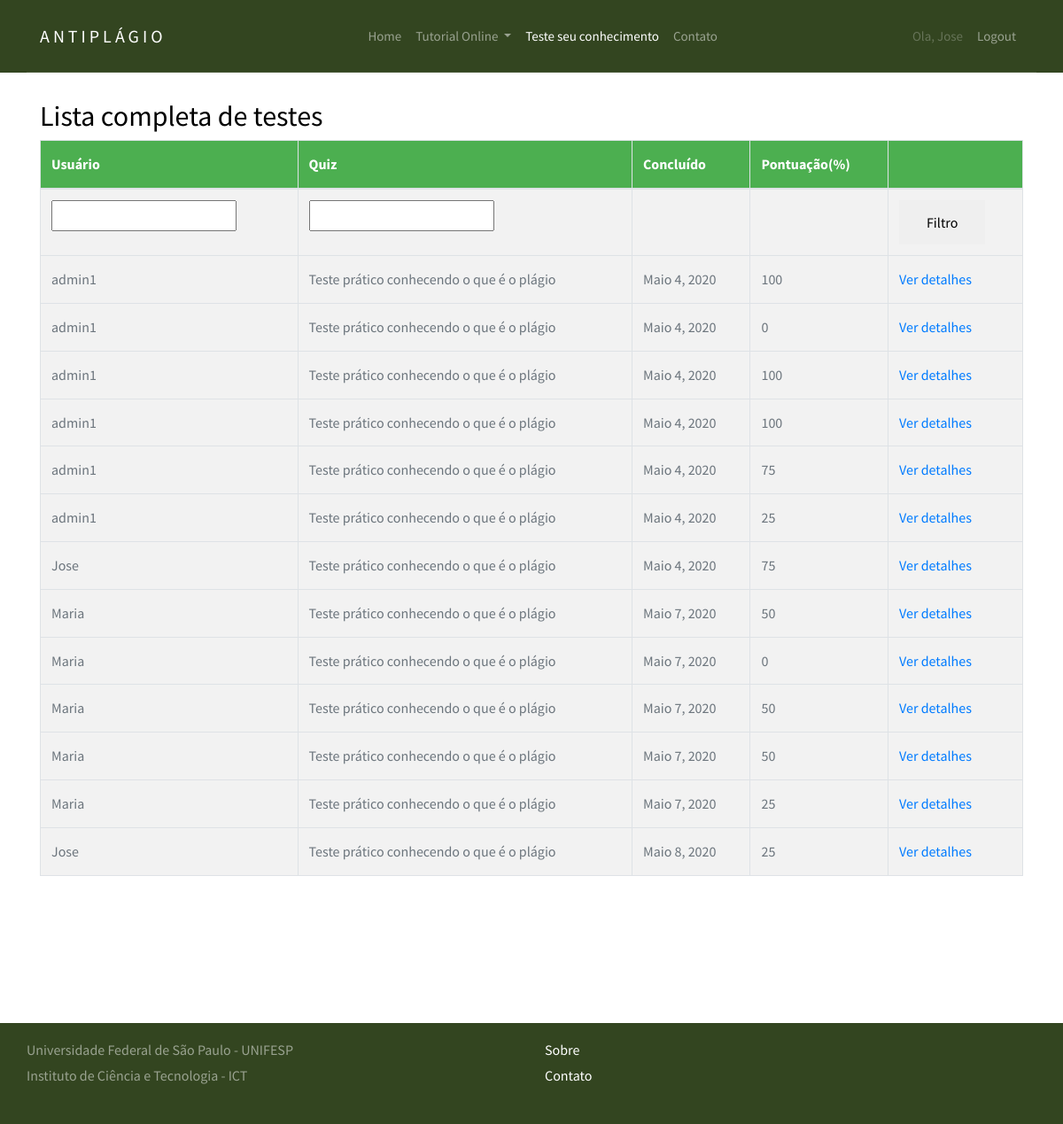
/quiz/marking/ (signed in), run on the app's committed database.
### django_quiz/quiz/models.py (models this page shows, shortened)
class Sitting(models.Model):
    user = models.ForeignKey(settings.AUTH_USER_MODEL, verbose_name=_("Usuário"), on_delete=models.PROTECT)
    quiz = models.ForeignKey(Quiz, verbose_name=_("Quiz"), on_delete=models.PROTECT)
    question_order = models.CharField(
        max_length=1024,
        verbose_name=_("Ordem das questões"),
        validators=[validate_comma_separated_integer_list])
    question_list = models.CharField(
        max_length=1024,
        verbose_name=_("Lista das questões"),
        validators=[validate_comma_separated_integer_list])
    incorrect_questions = models.CharField(
        max_length=1024,
        blank=True,
        verbose_name=_("Questões incorretas"),
        validators=[validate_comma_separated_integer_list])
    current_score = models.IntegerField(verbose_name=_("Pontuação atual"))
    complete = models.BooleanField(default=False, blank=False,
                                   verbose_name=_("Completa"))
    user_answers = models.TextField(blank=True, default='{}',
                                    verbose_name=_("Resposta do usuário"))
    start = models.DateTimeField(auto_now_add=True,
                                 verbose_name=_("Iniciar"))
    end = models.DateTimeField(null=True, blank=True, verbose_name=_("Fim"))
    objects = SittingManager()
    class Meta:
        permissions = (("view_sittings", _("Visualizar testes concluídos.")),)
    def _question_ids(self):
        return [int(n) for n in self.question_order.split(',') if n]
    @property
    def get_percent_correct(self):
        dividend = float(self.current_score)
        divisor = len(self._question_ids())
        if divisor < 1:
            return 0            # prevent divide by zero error
        if dividend > divisor:
            return 100
        correct = int(round((dividend / divisor) * 100))
        if correct >= 1:
            return correct
        else:
            return 0

@python_2_unicode_compatible
class Quiz(models.Model):
    title = models.CharField(
        verbose_name=_("Título"),
        max_length=60, blank=False)
    description = models.TextField(
        verbose_name=_("Descrição"),
        blank=True, help_text=_("Descrição do questionário"))
    url = models.SlugField(
        max_length=60, blank=False,
        help_text=_("Uma URL amigável"),
        verbose_name=_("Uma URL amigável"))
    category = models.ForeignKey(
        Category, null=True, blank=True,
        verbose_name=_("Categoria"), on_delete=models.PROTECT)
    random_order = models.BooleanField(
        blank=False, default=False,
        verbose_name=_("Ordem aleatória"),
        help_text=_("Exibe as peguntas em"
                    "uma ordem aleatória ou como eles "
                    "estão setados?"))
    max_questions = models.PositiveIntegerField(
        blank=True, null=True, verbose_name=_("Questões Max"),
        help_text=_("Número de perguntas a serem respondidas em cada tentativa."))
    answers_at_end = models.BooleanField(
        blank=False, default=False,
        help_text=_("A resposta correta NÃO é mostrada após a pergunta ."
                    " Respostas exibidas no final."),
        verbose_name=_("Respostas no final"))
    exam_paper = models.BooleanField(
        blank=False, default=False,
        help_text=_("Se sim o resultado de cada"
                    " tentativa do usuário será"
                    " armazenado. Necessário marcação"),
        verbose_name=_("Resultado teste"))
    single_attempt = models.BooleanField(
        blank=False, default=False,
        help_text=_("Se sim, apenas uma tentativa por"
                    " usuário será permitida"
                    " Não usuários não poderam fazer este teste."),
        verbose_name=_("Tentativa única"))
    pass_mark = models.SmallIntegerField(
        blank=True, default=0,
        verbose_name=_("Marca de aprovação"),
        help_text=_("Porcentagem necessária para passar no teste."),
        validators=[MaxValueValidator(100)])
    success_text = models.TextField(
        blank=True, help_text=_("Exibido se o usuário for aprovado."),
        verbose_name=_("Texto de sucesso"))
    fail_text = models.TextField(
        verbose_name=_("Texto de falha"),
        blank=True, help_text=_("Exibido se o usuário falhar"))
    draft = models.BooleanField(
        blank=True, default=False,
        verbose_name=_("Draft"),
        help_text=_("Se sim o questionário não é exibido"
                    " na lista de perguntas e só pode ser"
                    " visualizada por usuários que podem editar"
                    " os testes."))
    class Meta:
        verbose_name = _("Quiz")
        verbose_name_plural = _("Quizzes")
    def __str__(self):
        return self.title

### django_quiz/quiz/views.py (the view)
class QuizMarkingList(QuizMarkerMixin, SittingFilterTitleMixin, ListView):
    model = Sitting
    def get_queryset(self):
        queryset = super(QuizMarkingList, self).get_queryset()\
                                               .filter(complete=True)
        user_filter = self.request.GET.get('user_filter')
        if user_filter:
            queryset = queryset.filter(user__username__icontains=user_filter)
        return queryset

### django_quiz/quiz/views.py (called while the page is built)
    @method_decorator(login_required)
    @method_decorator(permission_required('quiz.view_sittings'))
    def dispatch(self, *args, **kwargs):
        return super(QuizMarkerMixin, self).dispatch(*args, **kwargs)

    def get_queryset(self):
        queryset = super(SittingFilterTitleMixin, self).get_queryset()
        quiz_filter = self.request.GET.get('quiz_filter')
        if quiz_filter:
            queryset = queryset.filter(quiz__title__icontains=quiz_filter)
        return queryset

### django_quiz/build/lib/quiz/templates/quiz/sitting_list.html (shortened to what this page needs)
{% extends 'base.html' %}
{% load i18n %}
{% block menu %}
<header role="banner">
	<nav class="navbar navbar-expand-md navbar-dark bg-light">
	  <div class="container">
		<a class="navbar-brand absolute" href="{% url 'siteTutorial_home' %}">AntiPlágio</a>
		<div class="collapse navbar-collapse navbar-light" id="navbarsExample05">
		  <ul class="navbar-nav mx-auto">
			<li class="nav-item">
			  <a class="nav-link" href="{% url 'siteTutorial_home' %}">Home</a>
			</li>
			<li class="nav-item dropdown">
				<a class="nav-link dropdown-toggle" href="{% url 'siteTutorial_topicos' %}" id="dropdown04" data-toggle="dropdown-item" aria-haspopup="true" aria-expanded="false">Tutorial Online </a>
			</li>
			<li class="nav-item">
			  <a class="nav-link active" href="{% url 'quiz_index' %}">Teste seu conhecimento</a>
			</li>
			<li class="nav-item">
			  <a class="nav-link" href="contact.html">Contato</a>
			</li>
		  </ul>
		  <ul class="navbar-nav absolute-right">
			{% if user.is_authenticated %}
			<li class="nav-item">
				<a class="nav-link disabled" href="">Ola, {{ user }}</a>
            </li>
            <li class="nav-item">
                    <a class="nav-link" href="{% url 'logout' %}">Logout</a>
            </li>
			{% else %}
			<li class="nav-item">
					<a class="nav-link" href="{% url 'login' %}">Login</a>
			</li>
			{% endif %}
		  </ul>
		</div>
	  </div>
	</nav>
</header>
{% endblock %}
{% block content %}
<h2>{% trans "Lista completa de testes" %}</h2>
    {% if sitting_list %}
		<table class="table table-bordered table-striped">
		  <thead>
			<tr>
			  <th>{% trans "Usuário" %}</th>
			  <th>{% trans "Quiz" %}</th>
			  <th>{% trans "Concluído" %}</th>
			  <th>{% trans "Pontuação" %}(%)</th>
			  <th></th>
			</tr>
		  </thead>
		  <tbody>
			<tr>
			  <form action="" method="GET">
				<td><input type="text" name="user_filter" /></td>
				<td><input type="text" name="quiz_filter" /></td>
				<td></td>
				<td></td>
				<td><button type="submit" class="btn btn-default">{% trans "Filtro"%}</button></td>
			  </form>
			</tr>
        {% for sitting in sitting_list %}
			<tr>
			  <td>{{ sitting.user }}</td>
			  <td>{{ sitting.quiz }}</td>
			  <td>{{ sitting.end|date }}</td>
			  <td>{{ sitting.get_percent_correct }}</td>
			  <td>
				<a href="{% url 'quiz_marking_detail' pk=sitting.id %}">
				  {% trans "Ver detalhes" %}
				</a>
			</tr>
        {% endfor %}
		  </tbody>
		</table>
    {% else %}
        <p>{% trans "Não há questionários correspondentes" %}.</p>
    {% endif %}
{% endblock %}

### static/css/style.css (style rules this page uses)
body { background: #fff; font-family: "Source Sans Pro", arial, sans-serif; font-weight: 400; font-size: 16px; line-height: 1.8; color: #6c757d; position: relative; padding-bottom: 152px; min-height: 100vh; }
a { -webkit-transition: .3s all ease; -o-transition: .3s all ease; transition: .3s all ease; text-decoration: none; }
h1, h2, h3, h4, h5 { color: #000; font-family: "Source Sans Pro", arial, sans-serif; }
header { position: fixed; top: 0; left: 0; width: 100%; z-index: 5; }
header .navbar-brand { text-transform: uppercase; letter-spacing: .2em; font-weight: 400; color: #fff !important; }
header .navbar-collapse { position: relative; }
header .navbar { padding-top: 0; padding-bottom: 0; background: #334520 !important; }
header .navbar .container { border-bottom: 1px solid rgba(255, 255, 255, 0.1); }
header .navbar .navbar-nav.absolute-right { position: relative; right: 0; }
header .navbar .nav-link { padding: 1.7rem 1rem; font-size: 15px; outline: none !important; }
header .navbar .nav-link.active { color: #fff !important; }
.btn, .form-control { outline: none; -webkit-box-shadow: none !important; box-shadow: none !important; border-radius: 0; }
.btn { -webkit-transition: .3s all ease; -o-transition: .3s all ease; transition: .3s all ease; padding: 12px 30px; }
table { border-collapse: collapse; width: 100%; border: 1px solid #ddd; }
th, td { text-align: left; padding: 8px; }
tr:nth-child(even) { background-color: #f2f2f2 }
th { background-color: #4CAF50; color: white; }

### data on the page
Sitting: user "admin1", quiz "Teste prático conhecendo o que é o plágio", end "Maio 4, 2020", get_percent_correct "100"
Sitting: user "admin1", quiz "Teste prático conhecendo o que é o plágio", end "Maio 4, 2020", get_percent_correct "0"
Sitting: user "admin1", quiz "Teste prático conhecendo o que é o plágio", end "Maio 4, 2020", get_percent_correct "100"
Sitting: user "admin1", quiz "Teste prático conhecendo o que é o plágio", end "Maio 4, 2020", get_percent_correct "100"
Sitting: user "admin1", quiz "Teste prático conhecendo o que é o plágio", end "Maio 4, 2020", get_percent_correct "75"
Sitting: user "admin1", quiz "Teste prático conhecendo o que é o plágio", end "Maio 4, 2020", get_percent_correct "25"
Sitting: user "Jose", quiz "Teste prático conhecendo o que é o plágio", end "Maio 4, 2020", get_percent_correct "75"
Sitting: user "Maria", quiz "Teste prático conhecendo o que é o plágio", end "Maio 7, 2020", get_percent_correct "50"
Sitting: user "Maria", quiz "Teste prático conhecendo o que é o plágio", end "Maio 7, 2020", get_percent_correct "0"
Sitting: user "Maria", quiz "Teste prático conhecendo o que é o plágio", end "Maio 7, 2020", get_percent_correct "50"
Sitting: user "Maria", quiz "Teste prático conhecendo o que é o plágio", end "Maio 7, 2020", get_percent_correct "50"
Sitting: user "Maria", quiz "Teste prático conhecendo o que é o plágio", end "Maio 7, 2020", get_percent_correct "25"
Sitting: user "Jose", quiz "Teste prático conhecendo o que é o plágio", end "Maio 8, 2020", get_percent_correct "25"

### other printed values
{{ user }} "Jose"
